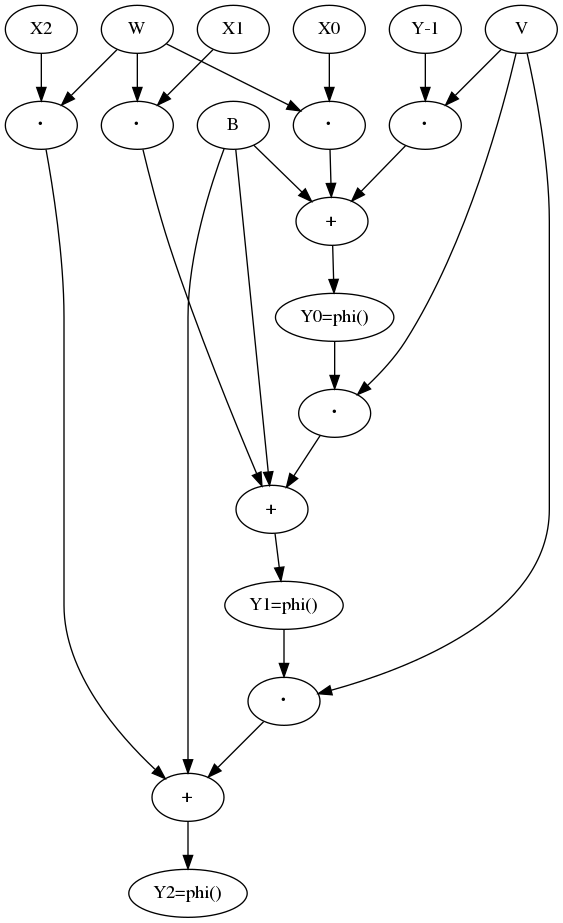

The script that drew this image:
import pydot

graph = pydot.Dot(graph_type="digraph")
id = 0
def n(label):
  """Defines a new node."""
  global id
  node = pydot.Node(name=id, obj_dict=None, label=label)
  id += 1
  graph.add_node(node)
  return node
def e(src, dst):
  """Defines a new edge."""
  edge = pydot.Edge(src, dst)
  graph.add_edge(edge)
def ns(labels):
  """Defines new nodes."""
  nodes = []
  for label in labels:
    node = n(label)
    nodes.append(node)
  return nodes
def es(srcs, dsts):
  """Defines new edges."""
  for src in srcs:
    for dst in dsts:
      e(src, dst)

W, V, B = ns("W V B".split())
phi_ = n("Y-1")
for i in range(3):
  a = "X{1} ・ ・ + Y{1}=phi()"
  a = a.format(i - 1, i)
  X, XW, Y_V, add, phi = ns(a.split())
  es([X, W], [XW])
  es([phi_, V], [Y_V])
  es([XW, Y_V, B], [add])
  e(add, phi)
  phi_ = phi

graph.write_png("png.png")
